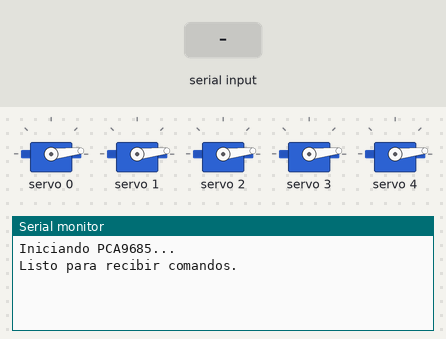
This sketch was run on a simulated Arduino Uno, built with avr-gcc and run on an emulated ATmega328P. On the bench: 5 × servo, the last lines printed to the serial monitor. Inputs (shaded band) come from the test bench.

Above: at 1.2 s.
1.3 s: "90,45\n" received over Serial
At 2.2 s:
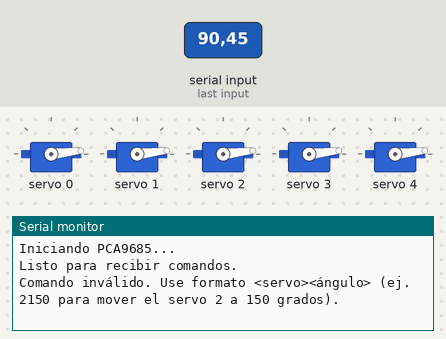
2.8 s: "30,150\n" received over Serial
At 3.5 s:
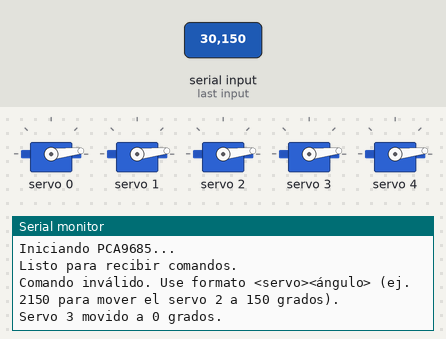
4.3 s: "5\n" received over Serial
At 5.6 s:
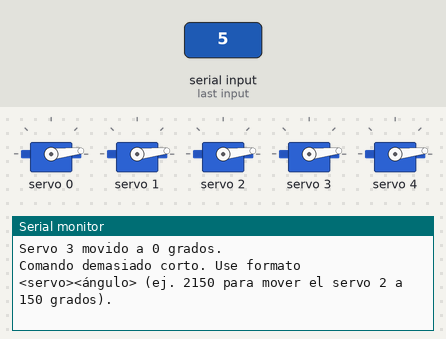

Measured:
- after the input at 1.3 s, the serial monitor: prints a new line at once (image 1)
- after the input at 2.8 s, the serial monitor: prints a new line at once (image 2)
- after the input at 4.3 s, the serial monitor: prints a new line at once (image 3)

The sketch:

CodigoManual.ino
```cpp
#include <Wire.h>
#include <Adafruit_PWMServoDriver.h>

Adafruit_PWMServoDriver pwm = Adafruit_PWMServoDriver();

#define SERVOMIN  150 // Pulso 'mínimo' (valor en microsegundos)
#define SERVOMAX  600 // Pulso 'máximo' (valor en microsegundos)

void setup() {
  Serial.begin(9600);
  Serial.println("Iniciando PCA9685...");

  pwm.begin();
  pwm.setPWMFreq(60);  // Frecuencia PWM estándar para servos

  // Prueba inicial: Mueve todos los servos a la posición de inicio
  for (int i = 0; i < 5; i++) {
    pwm.setPWM(i, 0, SERVOMIN);
  }

  Serial.println("Listo para recibir comandos.");
}

void loop() {
  if (Serial.available()) {
    String command = Serial.readStringUntil('\n');
    processCommand(command);
  }
}

void processCommand(String command) {
  if (command.length() < 2) {
    Serial.println("Comando demasiado corto. Use formato <servo><ángulo> (ej. 2150 para mover el servo 2 a 150 grados).");
    return;
  }

  int servoIndex = command.charAt(0) - '0';
  int angle = command.substring(1).toInt();

  if (servoIndex >= 0 && servoIndex < 5 && angle >= 0 && angle <= 180) {
    int pulseLength = map(angle, 0, 180, SERVOMIN, SERVOMAX);
    pwm.setPWM(servoIndex, 0, pulseLength);
    Serial.print("Servo ");
    Serial.print(servoIndex);
    Serial.print(" movido a ");
    Serial.print(angle);
    Serial.println(" grados.");
  } else {
    Serial.println("Comando inválido. Use formato <servo><ángulo> (ej. 2150 para mover el servo 2 a 150 grados).");
  }
}
```
